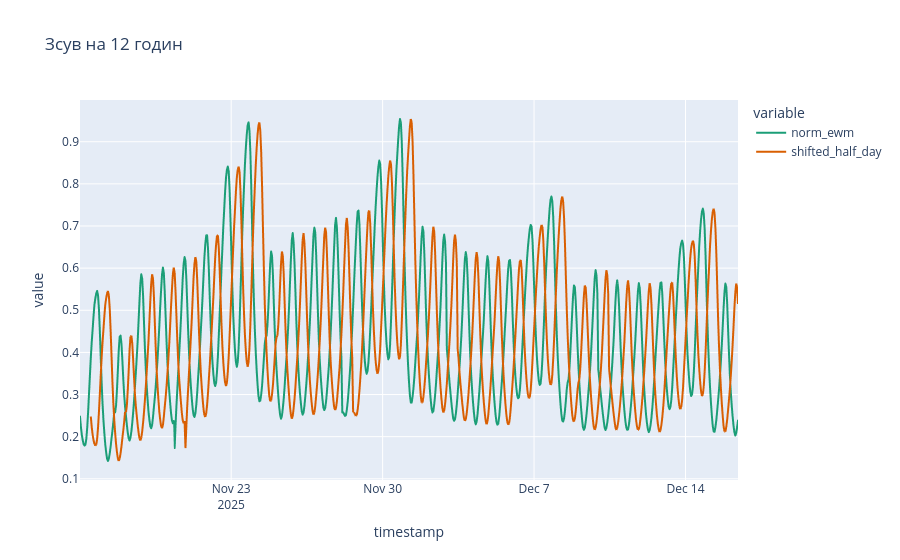

The notebook cell this image was saved under:
### Code cell
month_df.insert(1, 'shifted_half_day', month_df['norm_ewm'].shift(periods=12))

fig = px.line(
    data_frame=month_df,
    x='timestamp',
    y=['norm_ewm', 'shifted_half_day'],
    title='Зсув на 12 годин',
    color_discrete_sequence=px.colors.qualitative.Dark2,
)
fig.show()

### Figure 1 — Plotly figure (JSON) as saved in the notebook; plotly's stock layout.template omitted (floating-point values rounded to 4 significant figures; data arrays with more than 128 entries replaced by an {"elided": "..."} marker saying what was removed)
{"data": [{"hovertemplate": "variable=norm_ewm<br>timestamp=%{x}<br>value=%{y}<extra></extra>", "legendgroup": "norm_ewm", "line": {"color": "rgb(27,158,119)", "dash": "solid"}, "marker": {"symbol": "circle"}, "mode": "lines", "name": "norm_ewm", "showlegend": true, "type": "scattergl", "x": {"elided": "731 str values"}, "xaxis": "x", "y": {"elided": "731 float values"}, "yaxis": "y"}, {"hovertemplate": "variable=shifted_half_day<br>timestamp=%{x}<br>value=%{y}<extra></extra>", "legendgroup": "shifted_half_day", "line": {"color": "rgb(217,95,2)", "dash": "solid"}, "marker": {"symbol": "circle"}, "mode": "lines", "name": "shifted_half_day", "showlegend": true, "type": "scattergl", "x": {"elided": "731 str values"}, "xaxis": "x", "y": {"elided": "731 float values"}, "yaxis": "y"}], "layout": {"legend": {"title": {"text": "variable"}, "tracegroupgap": 0}, "title": {"text": "Зсув на 12 годин"}, "xaxis": {"anchor": "y", "domain": [0, 1], "title": {"text": "timestamp"}}, "yaxis": {"anchor": "x", "domain": [0, 1], "title": {"text": "value"}}}}
